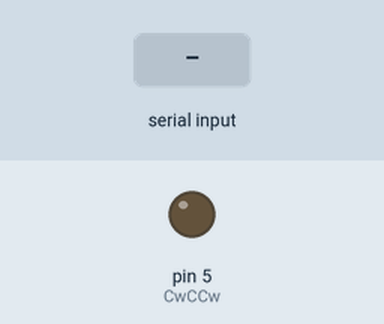
This sketch was run on a simulated Arduino Uno, built with avr-gcc and run on an emulated ATmega328P. On the bench: output pins drawn as LEDs (lit = HIGH). The inputs (shaded band) are chosen by the test bench.

Above: at 1.2 s.
1.3 s: "M" received over Serial
At 1.7 s:
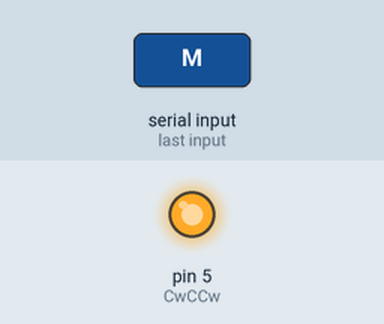
2.8 s: "D" received over Serial
At 4.1 s:
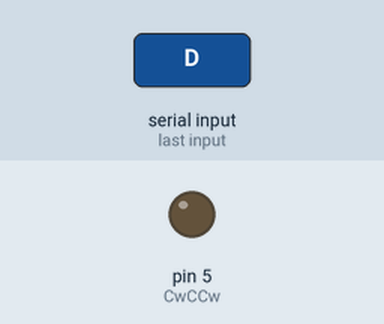
Timing chart, 0 to 5.8 s (numbered marks = the images above; inputs shaded):
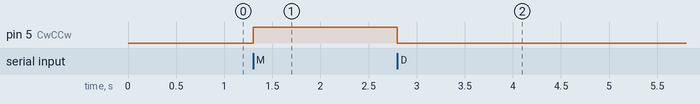

Measured:
- after the input at 1.3 s, pin 5 (CwCCw): LOW → HIGH at once
- after the input at 2.8 s, pin 5 (CwCCw): HIGH → LOW at once

The sketch:

_24v_Brushless_CLK.ino
```cpp
// 24 V    - 24V Supply
// GND     - Supply GND & Arduino GND
// ss      - Pin 6
// CwCCw  - Pin 5
// CLK     - Pin 11 (PWM)
// H/D     - Pin 10
// LD      - Pin 9

// Ne SerialMonitor, Shtyp D - Per djathtas, M - Per majtas, S - Per me e nis, N - Per me e ndal

char Zgjedhja;    // Variabla per ruajtje te vlerave te pranuara nga SerialMonitor
int CwCCw = 5;     // Pini per kontrollimin e kahjes se rrotullimit
int ss = 6;         // Pini per aktivizimin e motorrit
int CLK = 11;       // Pini per Clockun e motorrit (PWM)

void setup() { Serial.begin(9600); // Starto serial
    pinMode(CwCCw, OUTPUT);       // Deklarimi i pinit si dales
    pinMode(ss, OUTPUT);           // Deklarimi i pinit si dales
    pinMode(CLK, OUTPUT);          // Deklarimi i pinit si dales
    digitalWrite(ss, LOW);         // Deklaro LOW per te aktivizuar motorrin (Enable), (HIGH - Disable)
}

void loop() {
    Zgjedhja = Serial.read(); // Lexo dhe ruaj ne variabel

         if (Zgjedhja == 'D') { digitalWrite(CwCCw, LOW);    } // Djathtas
    else if (Zgjedhja == 'M')   { digitalWrite(CwCCw, HIGH);   } // Majtas
    else if (Zgjedhja == 'S')    { analogWrite(CLK, 64);         } // Ndize Clockun per te rotulluar motorrin
    else if (Zgjedhja == 'N')    { analogWrite(CLK, 255);        } // Ndale Clockun per ta ndalur motorrin
}
```
